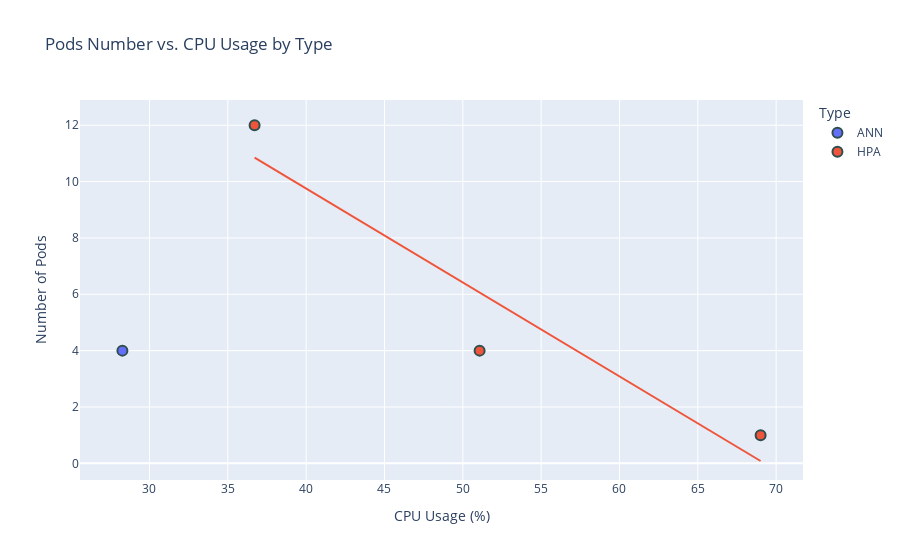

Notebook cell for this chart:
### Markdown cell above
The data was grouped based on experiments and type (ANN vs. HPA), allowing for a detailed examination of how different metrics such as CPU usage, packet reception rate, stress update rate, and CPU thresholds influence pod scaling decisions.

CPUThreshold: This metric defines the CPU usage threshold at which pod scaling decisions are triggered. Higher thresholds indicate a tolerance for higher CPU usage before scaling up, which can influence the efficiency and responsiveness of pod allocation in response to changing workloads.

### Code cell
import pandas as pd
import plotly.express as px

# Visualization for PodsNumber vs. CPU
fig_cpu = px.scatter(test_k8s_grouped_data, x='CPU', y='PodsNumber', color='Type',
                     title='Pods Number vs. CPU Usage by Type',
                     labels={'PodsNumber': 'Number of Pods', 'CPU': 'CPU Usage (%)'},
                     trendline='ols')
fig_cpu.update_traces(marker=dict(size=10, line=dict(width=2,
                                                     color='DarkSlateGrey')),
                      selector=dict(mode='markers'))
fig_cpu.show()

### Figure 1 — Plotly figure (JSON) as saved in the notebook; plotly's stock layout.template omitted (floating-point values rounded to 4 significant figures)
{"data": [{"hovertemplate": "Type=ANN<br>CPU Usage (%)=%{x}<br>Number of Pods=%{y}<extra></extra>", "legendgroup": "ANN", "marker": {"color": "#636efa", "line": {"color": "DarkSlateGrey", "width": 2}, "size": 10, "symbol": "circle"}, "mode": "markers", "name": "ANN", "orientation": "v", "showlegend": true, "type": "scatter", "x": [28.27], "xaxis": "x", "y": [4], "yaxis": "y"}, {"hovertemplate": "Type=ANN<extra></extra>", "legendgroup": "ANN", "marker": {"color": "#636efa", "symbol": "circle"}, "mode": "lines", "name": "ANN", "showlegend": false, "type": "scatter", "xaxis": "x", "yaxis": "y"}, {"hovertemplate": "Type=HPA<br>CPU Usage (%)=%{x}<br>Number of Pods=%{y}<extra></extra>", "legendgroup": "HPA", "marker": {"color": "#EF553B", "line": {"color": "DarkSlateGrey", "width": 2}, "size": 10, "symbol": "circle"}, "mode": "markers", "name": "HPA", "orientation": "v", "showlegend": true, "type": "scatter", "x": [36.71, 51.07, 69.01], "xaxis": "x", "y": [12, 4, 1], "yaxis": "y"}, {"hovertemplate": "<b>OLS trendline</b><br>PodsNumber = -0.333505 * CPU + 23.0963<br>R<sup>2</sup>=0.900777<br><br>Type=HPA<br>CPU Usage (%)=%{x}<br>Number of Pods=%{y} <b>(trend)</b><extra></extra>", "legendgroup": "HPA", "marker": {"color": "#EF553B", "symbol": "circle"}, "mode": "lines", "name": "HPA", "showlegend": false, "type": "scatter", "x": [36.71, 51.07, 69.01], "xaxis": "x", "y": [10.85, 6.064, 0.0822], "yaxis": "y"}], "layout": {"autosize": true, "legend": {"title": {"text": "Type"}, "tracegroupgap": 0}, "title": {"text": "Pods Number vs. CPU Usage by Type"}, "xaxis": {"anchor": "y", "autorange": true, "domain": [0, 1], "range": [25.72, 71.55], "title": {"text": "CPU Usage (%)"}, "type": "linear"}, "yaxis": {"anchor": "x", "autorange": true, "domain": [0, 1], "range": [-0.6065, 13.17], "title": {"text": "Number of Pods"}, "type": "linear"}}}
